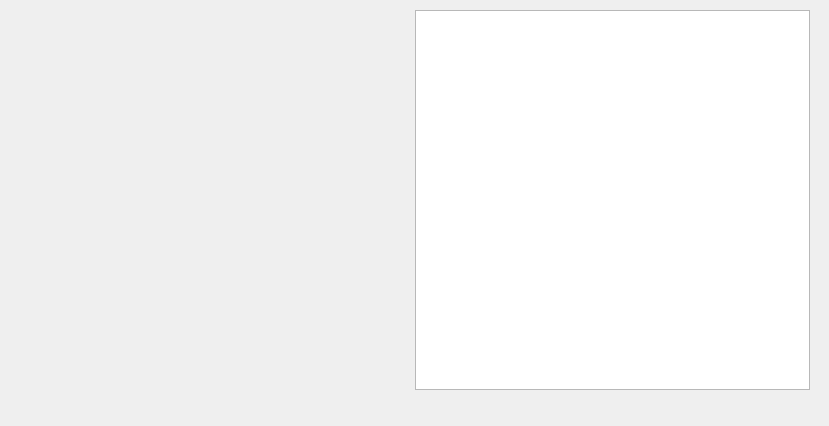
<?xml version="1.0" encoding="UTF-8"?>
<ui version="4.0">
 <class>ImageCropperDialog</class>
 <widget class="QDialog" name="ImageCropperDialog">
  <property name="geometry">
   <rect>
    <x>0</x>
    <y>0</y>
    <width>829</width>
    <height>426</height>
   </rect>
  </property>
  <property name="sizePolicy">
   <sizepolicy hsizetype="Fixed" vsizetype="Fixed">
    <horstretch>0</horstretch>
    <verstretch>0</verstretch>
   </sizepolicy>
  </property>
  <property name="windowTitle">
   <string notr="true">Dialog</string>
  </property>
  <property name="sizeGripEnabled">
   <bool>false</bool>
  </property>
  <widget class="QGraphicsView" name="crop_result_grphvw">
   <property name="geometry">
    <rect>
     <x>415</x>
     <y>10</y>
     <width>395</width>
     <height>380</height>
    </rect>
   </property>
   <property name="minimumSize">
    <size>
     <width>360</width>
     <height>360</height>
    </size>
   </property>
  </widget>
 </widget>
 <resources/>
 <connections/>
</ui>
